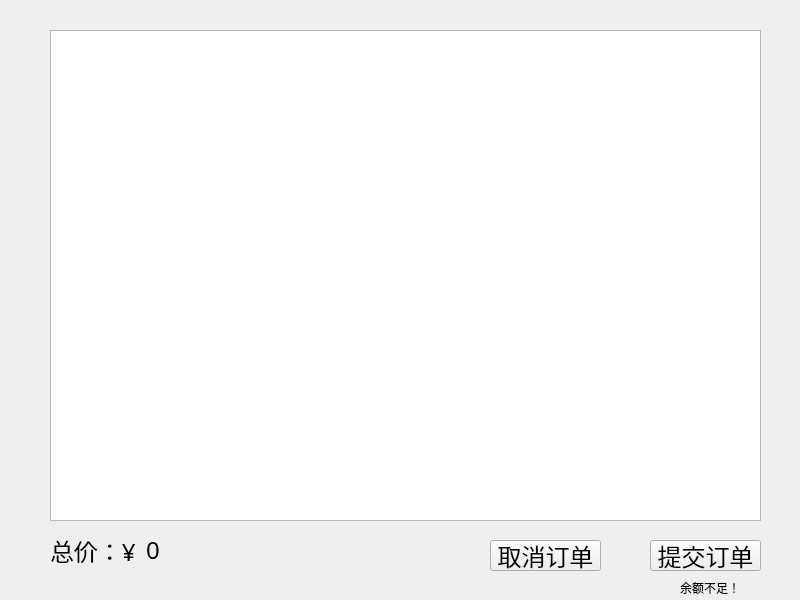
<?xml version="1.0" encoding="UTF-8"?>
<ui version="4.0">
 <class>balance</class>
 <widget class="QWidget" name="balance">
  <property name="geometry">
   <rect>
    <x>0</x>
    <y>0</y>
    <width>800</width>
    <height>600</height>
   </rect>
  </property>
  <property name="windowTitle">
   <string>Form</string>
  </property>
  <widget class="QListWidget" name="INIlistWidget">
   <property name="geometry">
    <rect>
     <x>50</x>
     <y>30</y>
     <width>711</width>
     <height>491</height>
    </rect>
   </property>
  </widget>
  <widget class="QLabel" name="moneyAll_lb">
   <property name="geometry">
    <rect>
     <x>146</x>
     <y>534</y>
     <width>121</width>
     <height>31</height>
    </rect>
   </property>
   <property name="font">
    <font>
     <family>阿里巴巴普惠体 M</family>
     <pointsize>18</pointsize>
    </font>
   </property>
   <property name="text">
    <string>0</string>
   </property>
  </widget>
  <widget class="QPushButton" name="up_bt">
   <property name="geometry">
    <rect>
     <x>650</x>
     <y>540</y>
     <width>111</width>
     <height>31</height>
    </rect>
   </property>
   <property name="font">
    <font>
     <family>阿里巴巴普惠体 M</family>
     <pointsize>18</pointsize>
    </font>
   </property>
   <property name="text">
    <string>提交订单</string>
   </property>
  </widget>
  <widget class="QLabel" name="moneytext_lb">
   <property name="geometry">
    <rect>
     <x>50</x>
     <y>530</y>
     <width>91</width>
     <height>41</height>
    </rect>
   </property>
   <property name="font">
    <font>
     <family>阿里巴巴普惠体 M</family>
     <pointsize>18</pointsize>
    </font>
   </property>
   <property name="text">
    <string>总价：¥</string>
   </property>
  </widget>
  <widget class="QPushButton" name="delete_bt">
   <property name="geometry">
    <rect>
     <x>490</x>
     <y>540</y>
     <width>111</width>
     <height>31</height>
    </rect>
   </property>
   <property name="font">
    <font>
     <family>阿里巴巴普惠体 M</family>
     <pointsize>18</pointsize>
    </font>
   </property>
   <property name="text">
    <string>取消订单</string>
   </property>
  </widget>
  <widget class="QLabel" name="fail_lb">
   <property name="geometry">
    <rect>
     <x>680</x>
     <y>580</y>
     <width>61</width>
     <height>16</height>
    </rect>
   </property>
   <property name="text">
    <string>余额不足！</string>
   </property>
  </widget>
 </widget>
 <resources/>
 <connections/>
</ui>
